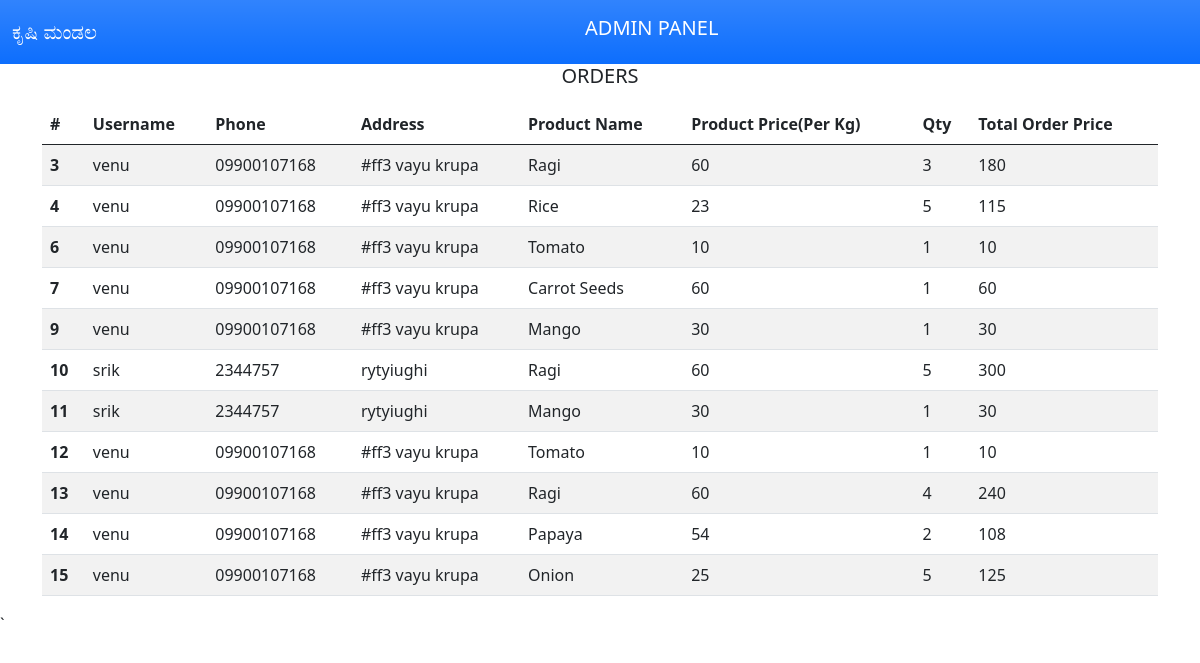
The page /admin/orders on the database as committed earlier.
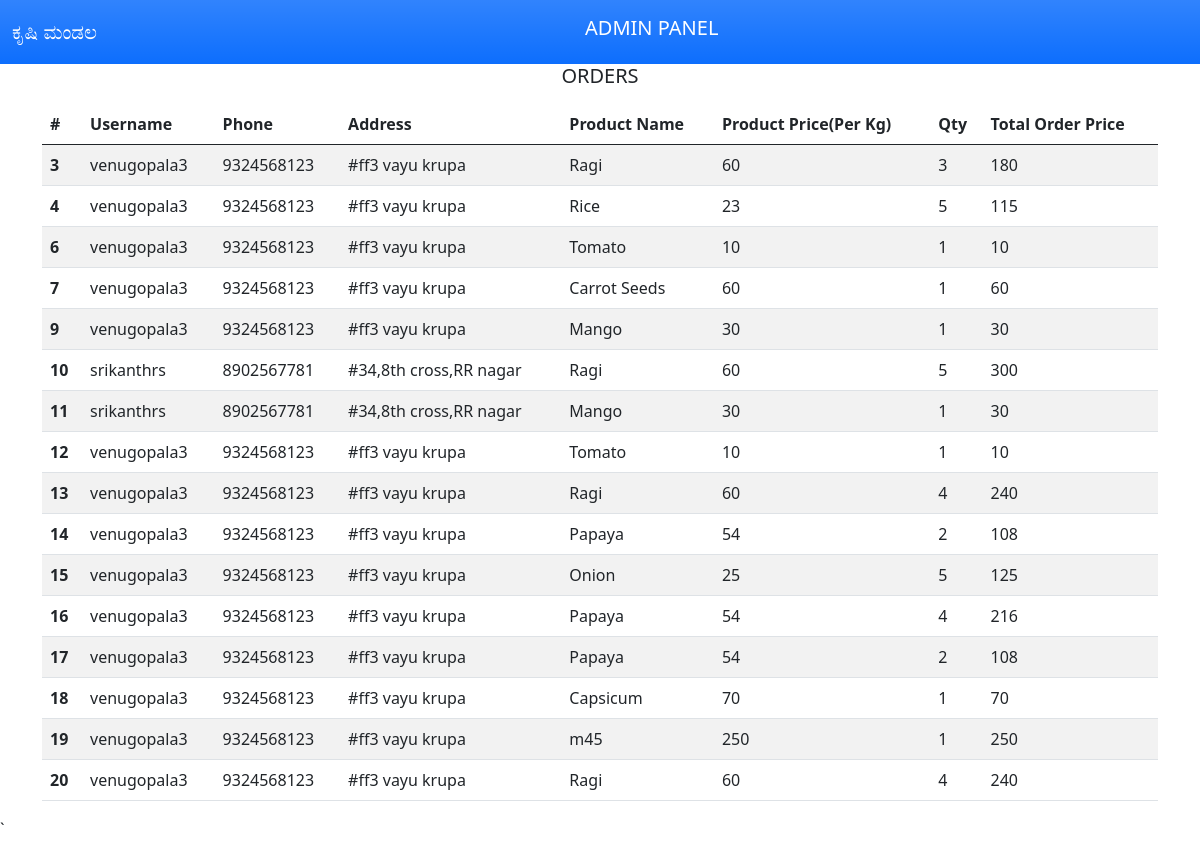
The same page on the database as committed later.
### tables this page shows
CREATE TABLE "farmer" (
	"Name"	TEXT,
	"Age"	INTEGER,
	"Gender"	NUMERIC,
	"PhoneNumber"	TEXT,
	"AadharNumber"	TEXT,
	"Address"	TEXT,
	"District"	TEXT,
	"State"	TEXT,
	"Pincode"	INTEGER,
	"FarmCategory"	TEXT,
	"id"	INTEGER,
	"nameb"	TEXT,
	"accno"	INTEGER,
	"bankName"	TEXT,
	"ifsccode"	TEXT,
	"username"	TEXT,
	"password"	TEXT,
	"role"	TEXT,
	"type"	TEXT,
	PRIMARY KEY("id" AUTOINCREMENT)
);

CREATE TABLE "orders" (
	"Id"	INTEGER,
	"pid"	INTEGER,
	"uid"	INTEGER,
	"qty"	INTEGER,
	"status"	TEXT,
	"date"	INTEGER,
	PRIMARY KEY("Id" AUTOINCREMENT)
);

CREATE TABLE "products" (
	"Id"	INTEGER,
	"pname"	TEXT,
	"price"	INTEGER,
	"image"	BLOB,
	"details"	TEXT,
	"category"	TEXT,
	PRIMARY KEY("Id" AUTOINCREMENT)
);

### app.py (the view)
@app.get("/admin/orders", response_class=HTMLResponse)
def admin_orders(request: Request):
    con = sqlite3.connect("Myapp.db")
    con.row_factory = sqlite3.Row
    cur = con.cursor()
    cur.execute("SELECT *, o.id as oid from farmer u, products p, orders o where o.uid = u.id and o.pid = p.id")
    orders = cur.fetchall()
    con.close
    return templates.TemplateResponse("/admin/orders.html", {"request": request, "orders": orders})

### templates/admin/orders.html (shortened to what this page needs)
{% extends "/admin/base.html" %}
{% block content  %}
<div class="container">
    <h5 class="text-center">ORDERS</h5>
    <table class="table table-striped  table-bordered-dark my-3">
        <thead>
            <tr>
              <th scope="col">#</th>
              <th scope="col">Username</th>
              <th scope="col">Phone</th>
              <th scope="col">Address</th>
              <th scope="col">Product Name</th>
              <th scope="col">Product Price(Per Kg)</th>
              <th scope="col">Qty</th>
              <th scope="col">Total Order Price</th>
            </tr>
          </thead>
          <tbody>
            {% for order in orders %}
            <tr>
                <th scope="row">{{ order.oid }}</th>
                <td>{{order.username}}</td>
                <td>{{order.PhoneNumber}}</td>
                <td>{{order.address}}</td>
                <td>{{order.pname}}</td>
                <td>{{order.price}}</td>
                <td>{{order.qty}}</td>
                <td>{{order.qty | int * order.price | int}}</td>
            </tr>
            {% endfor %}
            </tbody>
    </table>
</div>
{% endblock %}

Rows that differ between the two databases and show on the page:
now on one of the page's lists (row edited): farmer: oid "16", username "venugopala3", PhoneNumber "9324568123", address "#ff3 vayu krupa", pname "Papaya", price "54", qty "4", order.qty|int*order.price|int "216", oid "17", qty "2", order.qty|int*order.price|int "108", oid "18", pname "Capsicum", price "70", qty "1", order.qty|int*order.price|int "70", oid "19", pname "m45", price "250", order.qty|int*order.price|int "250", oid "20", pname "Ragi", price "60", order.qty|int*order.price|int "240"
changed farmer "#ff3 vayu krupa": username "venu" → "venugopala3"; PhoneNumber "09900107168" → "9324568123"
changed farmer: username "srik" → "srikanthrs"; PhoneNumber "2344757" → "8902567781"; address "rytyiughi" → "#34,8th cross,RR nagar"
